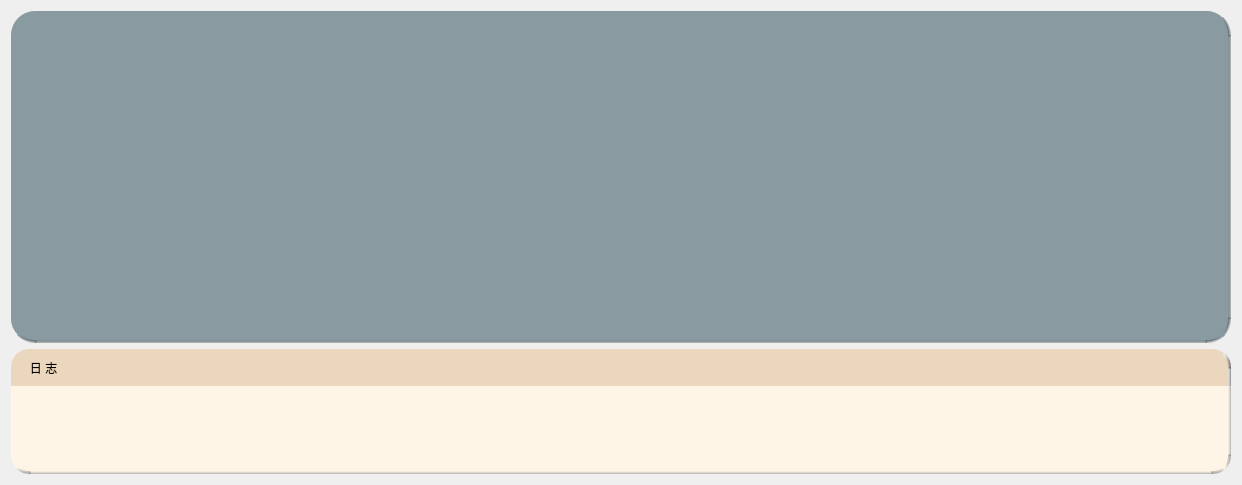
         <widget class="QWidget" name="widget_6" native="true">
          <layout class="QVBoxLayout" name="verticalLayout_5" stretch="1080,304">
           <item>
            <widget class="QWidget" name="widget_9" native="true">
             <property name="styleSheet">
              <string notr="true">#widget_9{background-color: #8A9AA1;

border-radius: 24px;
 border-bottom: 3px solid qlineargradient(y0:0, y1:1,stop: 0 rgba(0, 0, 0, 0.25), stop: 1  #8A9AA1);
 border-right: 3px solid qlineargradient(x0:0, x1:1,stop: 0 rgba(0, 0, 0, 0.25), stop: 1  #8A9AA1);

background-image:url(://images/大厅俯视图2.png);
background-repeat:no-repeat;
background-position:center center;}</string>
             </property>
             <layout class="QHBoxLayout" name="horizontalLayout_15">
              <item>
               <widget class="QGraphicsView" name="GraphicsView_page3">
                <property name="styleSheet">
                 <string notr="true">#GraphicsView_page3{
background-color: transparent
}</string>
                </property>
                <property name="verticalScrollBarPolicy">
                 <enum>Qt::ScrollBarAlwaysOff</enum>
                </property>
                <property name="horizontalScrollBarPolicy">
                 <enum>Qt::ScrollBarAlwaysOff</enum>
                </property>
               </widget>
              </item>
             </layout>
            </widget>
           </item>
           <item>
            <widget class="QWidget" name="widget_53" native="true">
             <property name="styleSheet">
              <string notr="true">#widget_53{background-color: #FFF5E7;
 border-bottom: 3px solid qlineargradient(y0:0, y1:1,stop: 0 rgba(0, 0, 0, 0.25), stop: 1  #FFF5E7);
 border-right: 3px solid qlineargradient(x0:0, x1:1,stop: 0 rgba(0, 0, 0, 0.25), stop: 1  #FFF5E7);
border-radius: 18px;}</string>
             </property>
             <layout class="QVBoxLayout" name="verticalLayout_21">
              <property name="spacing">
               <number>0</number>
              </property>
              <property name="leftMargin">
               <number>0</number>
              </property>
              <property name="topMargin">
               <number>0</number>
              </property>
              <property name="rightMargin">
               <number>0</number>
              </property>
              <property name="bottomMargin">
               <number>0</number>
              </property>
              <item>
               <widget class="QWidget" name="widget_51" native="true">
                <property name="maximumSize">
                 <size>
                  <width>16777215</width>
                  <height>40</height>
                 </size>
                </property>
                <property name="autoFillBackground">
                 <bool>false</bool>
                </property>
                <property name="styleSheet">
                 <string notr="true">#widget_51{background-color: #EAD7BD;
border-top-left-radius: 18px;
border-top-right-radius: 18px;
 border-right: 3px solid qlineargradient(x0:0, x1:1,stop: 0 rgba(0, 0, 0, 0.25), stop: 1  #E6E5E5);}</string>
                </property>
                <layout class="QHBoxLayout" name="horizontalLayout_18">
                 <item>
                  <widget class="QLabel" name="label_5">
                   <property name="text">
                    <string>   日 志</string>
                   </property>
                  </widget>
                 </item>
                 <item>
                  <spacer name="horizontalSpacer_10">
                   <property name="orientation">
                    <enum>Qt::Horizontal</enum>
                   </property>
                   <property name="sizeHint" stdset="0">
                    <size>
                     <width>1164</width>
                     <height>19</height>
                    </size>
                   </property>
                  </spacer>
                 </item>
                </layout>
               </widget>
              </item>
              <item>
               <widget class="QWidget" name="widget_54" native="true">
                <layout class="QHBoxLayout" name="horizontalLayout_21">
                 <item>
                  <widget class="QListView" name="ListView_page3">
                   <property name="styleSheet">
                    <string notr="true">background-color: transparent;</string>
                   </property>
                  </widget>
                 </item>
                </layout>
               </widget>
              </item>
             </layout>
            </widget>
           </item>
          </layout>
         </widget>
